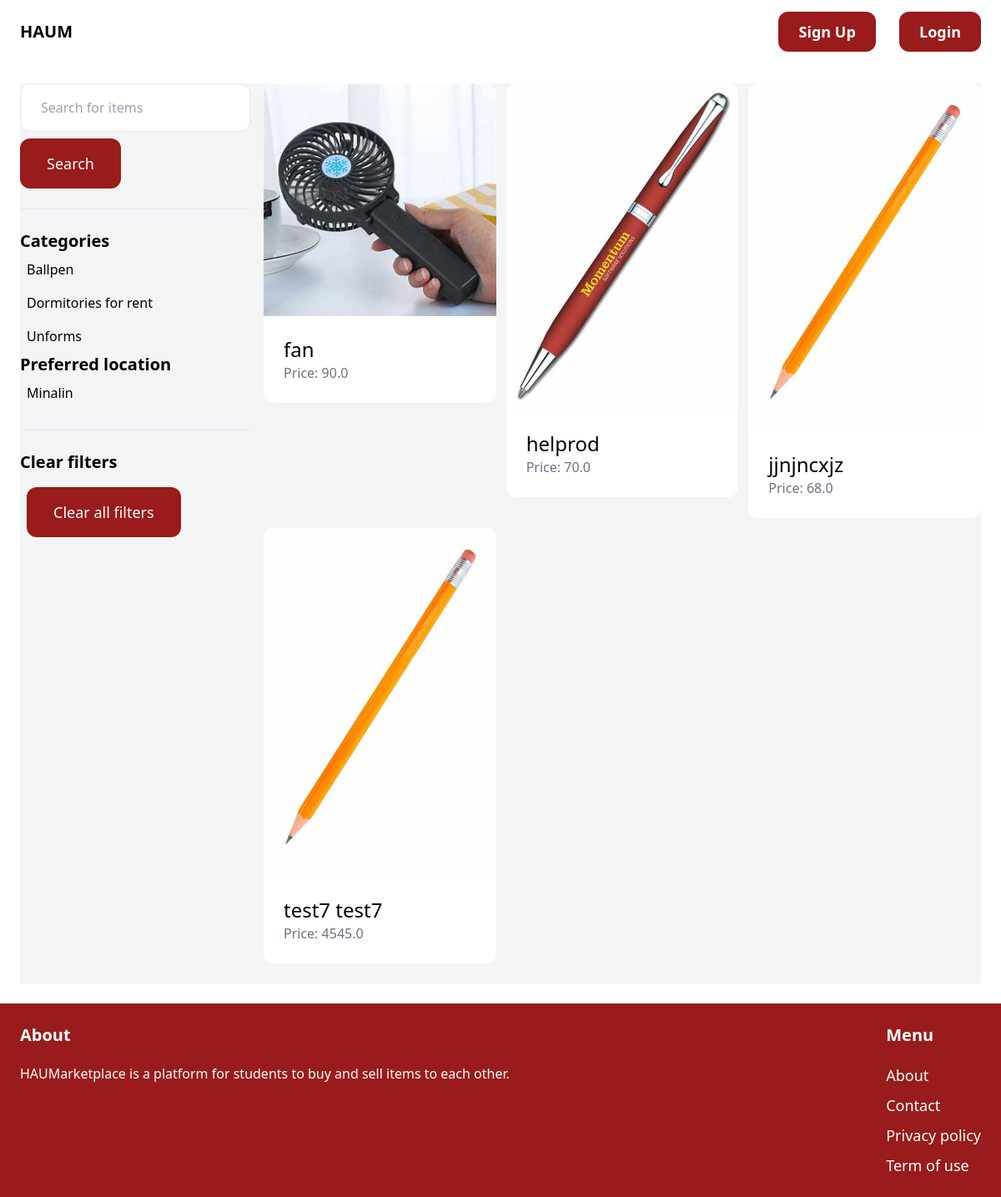
The page /item/ on the database its author committed.
### item/models.py (models this page shows, shortened)
class Category(models.Model):
    name = models.CharField(max_length=255)
    class Meta:
        ordering = ['name']
        verbose_name_plural = 'Categories'

class Item(models.Model):
    category = models.ForeignKey(Category, related_name='items', on_delete=models.CASCADE)
    name = models.CharField(max_length=255)
    description = models.TextField(blank=True, null=True)
    price = models.FloatField()
    is_sold = models.BooleanField(default=False)
    created_at = models.DateTimeField(auto_now_add=True)
    created_by = models.ForeignKey(User, related_name='items', on_delete=models.CASCADE)
    image = models.ImageField(upload_to='item_images', blank=True, null=True)
    class Meta:
        ordering = ['name']

### profile/models.py (models this page shows, shortened)
class Location(models.Model):
    name = models.CharField(max_length=50)

### item/views.py (the view)
# urls.py: path('', views.items, name='items'),
def items(request):
    query = request.GET.get('query', '')
    category_id = request.GET.get('category', 0)
    category = Category.objects.all()
    location_id = request.GET.get('location', 0)  # Get the selected location_id
    locations = Location.objects.all()
    items = Item.objects.filter(is_sold=False)
    if category_id:
        items = items.filter(category_id=category_id)
    if location_id:
        items = items.filter(created_by__profile__location_id=location_id)  # Filter by seller's location
    if query:
        items = items.filter(Q(name__icontains=query) | Q(description__icontains=query))
    return render(request, 'item/items.html', {
        'items': items,
        'query': query,
        'category': category,
        'category_id': int(category_id),
        'location': locations,
        'location.id': int(location_id)
    })

### templates/item/items.html (shortened to what this page needs)
{% extends 'core/base.html' %}
{% block content %}
    <div class="pb-6 grid grid-cols-4 gap-4 bg-gray-100">
        <div class ="col-span-1">
            <form method ="get" action="{% url 'item:items' %}">
                <input name ="query" class="w-full py-4 px-6 border rounded-xl" type ="text" value="{{ query }}" placeholder="Search for items">
                <button class ="mt-2 py-4 px-8 text-lg bg-red-800 text-white rounded-xl">Search</button>
            </form>
            <hr class ="my-6">
            <p class="font-semibold text-xl">Categories</p>
            <ul>
                {% for category in category %}
                    <li class="py-2 px-2 rounded-xl{% if category.id == category_id %} bg-gray-200 {% endif %}">
                        <a href="{% url 'item:items' %}?query={{ query }}&category={{ category.id }}">{{ category.name }}</a>
                    </li>
                {% endfor %}
            </ul>
             <p class="font-semibold text-xl">Preferred location</p>
            <ul>
                {% for location in location %}
                    <li class="py-2 px-2 rounded-xl{% if location.id == location_id %} bg-gray-200 {% endif %}">
                        <a href="{% url 'item:items' %}?query={{ query }}&category={{ category_id }}&location={{ location.id }}">{{ location.name }}</a>
                    </li>
                {% endfor %}
            </ul>
            <hr class ="my-6">
            <p class="font-semibold text-xl">Clear filters</p>
            <ul>
                <li class="py-2 px-2 rounded-xl">
                    <a href="{% url 'item:items' %}" class="mt-2 py-4 px-8 inline-block text-lg rounded-xl text-white bg-red-800">Clear all filters</a>
                </li>
            </ul>
        </div>
        <div class="col-span-3">
            <div class="grid grid-cols-3 gap-3">
            {% for item in items %}
                <div>
                    <a href="{% url 'item:detail' item.id %}">
                        <div>
                            <img src="{{ item.image.url }}" class="rounded-t-xl">
                        </div>
                        <div class="p-6 bg-white rounded-b-xl">
                            <h2 class="text-2xl">{{ item.name }}</h2>
                            <p class="text-gray-500">Price: {{ item.price }}</p>
                        </div>
                    </a>
                </div>
            {% endfor %}
            </div>
        </div>
    </div>
{% endblock content %}

### rows shown on the page
Category: name "Ballpen"
Category: name "Dormitories for rent"
Category: name "Unforms"
Location: name "Minalin"
Item: image (picture), name "fan", price "90.0"
Item: image (picture), name "helprod", price "70.0"
Item: image (picture), name "jjnjncxjz", price "68.0"
Item: image (picture), name "test7 test7", price "4545.0"
